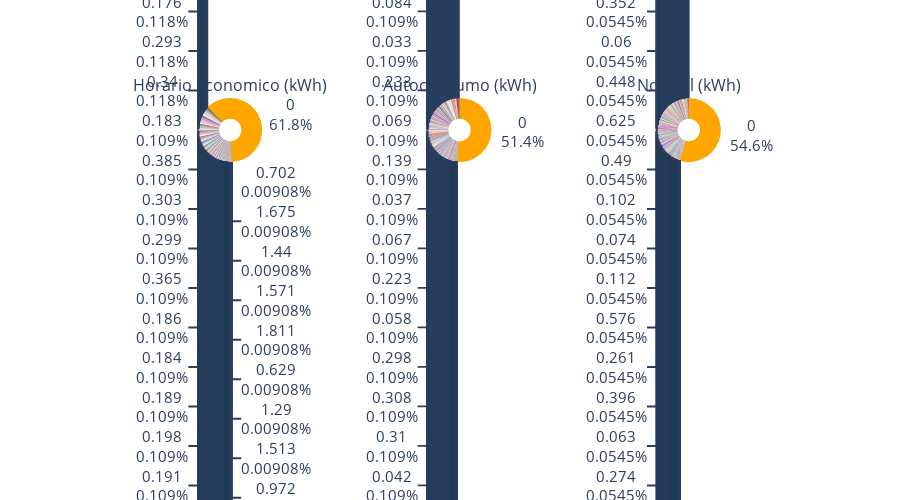

The notebook cell this image was saved under:
### Code cell
fig = make_subplots(
        rows=1, cols=3, subplot_titles=('Horario Economico (kWh)', 'Autoconsumo (kWh)', 'Normal (kWh)'),
        specs=[[{"type": "domain"}, {"type": "domain"}, {"type": "domain"}]],
    )

colours = ['orange', 'green', 'red', 'purple']

fig.add_trace(go.Pie(labels=np.array(train_df['Horario Economico (kWh)'].value_counts().index),
                         values=[x for x in train_df['Horario Economico (kWh)'].value_counts()], hole=.35,
                         textinfo='label+percent', rotation=-45, marker_colors=colours),
                row=1, col=1)
fig.add_trace(go.Pie(labels=np.array(train_df['Autoconsumo (kWh)'].value_counts().index),
                         values=[x for x in train_df['Autoconsumo (kWh)'].value_counts()], hole=.35,
                         textinfo='label+percent', marker_colors=colours),
                 row=1, col=2)
    
fig.add_trace(go.Pie(labels=np.array(train_df['Normal (kWh)'].value_counts().index),
                         values=[x for x in train_df['Normal (kWh)'].value_counts()], hole=.35,
                         textinfo='label+percent', marker_colors=colours),
                  row=1, col=3),
    
fig.update_layout(height=500, font=dict(size=15), showlegend=False)

fig.show()

### Figure 1 — Plotly figure (JSON) as saved in the notebook; plotly's stock layout.template omitted (floating-point values rounded to 4 significant figures; data arrays with more than 128 entries replaced by an {"elided": "..."} marker saying what was removed)
{"data": [{"domain": {"x": [0, 0.2889], "y": [0, 1]}, "hole": 0.35, "labels": {"elided": "851 float values"}, "marker": {"colors": ["orange", "green", "red", "purple"]}, "rotation": -45, "textinfo": "label+percent", "type": "pie", "values": {"elided": "851 int values"}}, {"domain": {"x": [0.3556, 0.6444], "y": [0, 1]}, "hole": 0.35, "labels": {"elided": "752 float values"}, "marker": {"colors": ["orange", "green", "red", "purple"]}, "textinfo": "label+percent", "type": "pie", "values": {"elided": "752 int values"}}, {"domain": {"x": [0.7111, 1], "y": [0, 1]}, "hole": 0.35, "labels": {"elided": "1282 float values"}, "marker": {"colors": ["orange", "green", "red", "purple"]}, "textinfo": "label+percent", "type": "pie", "values": {"elided": "1282 int values"}}], "layout": {"annotations": [{"font": {"size": 16}, "showarrow": false, "text": "Horario Economico (kWh)", "x": 0.1444, "xanchor": "center", "xref": "paper", "y": 1, "yanchor": "bottom", "yref": "paper"}, {"font": {"size": 16}, "showarrow": false, "text": "Autoconsumo (kWh)", "x": 0.5, "xanchor": "center", "xref": "paper", "y": 1, "yanchor": "bottom", "yref": "paper"}, {"font": {"size": 16}, "showarrow": false, "text": "Normal (kWh)", "x": 0.8556, "xanchor": "center", "xref": "paper", "y": 1, "yanchor": "bottom", "yref": "paper"}], "font": {"size": 15}, "height": 500, "showlegend": false}}
